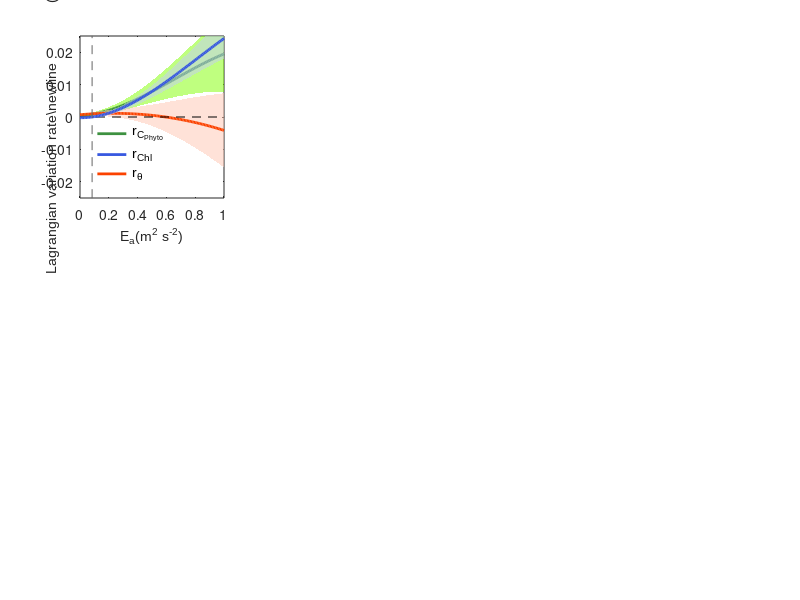

Here is the MATLAB script that generated this plot: (Note: this script raises an error after producing the figure.)
clear;clc;
load('figS2.mat')

qq = figure;
set(gcf, 'units', 'normalized','position',[.1 .1 .6 .7]);
%% a
h6 = axes('position',[.1 0.67 0.18 0.27]);
hold on
fill([0:0.01:1,fliplr(0:0.01:1)],[carbon_bd_w+carbon_eb_bd_w,fliplr(carbon_bd_w-carbon_eb_bd_w)],[127/255 255/255 0/255],'EdgeColor','none','facealpha',0.5);
hold on
h2 = plot(0:0.01:1,carbon_bd_w,'Color',[61/255 145/255 64/255],'linewidth',2)
hold on;
axis ([0 1 -0.025 0.025]);

fill([0:0.01:1,fliplr(0:0.01:1)],[ccratio_bd_w+ccratio_eb_bd_w,(fliplr(-ccratio_eb_bd_w+ccratio_bd_w))],[255/255,198/255,178/255],'EdgeColor','none','facealpha',0.5);
hold on
h3 = plot(0:0.01:1,ccratio_bd_w,'Color',[251/255,66/255,0/255],'linewidth',2)
hold on;
plot([0,2],[0 0],'k--');

fill([0:0.01:1,fliplr(0:0.01:1)],[chl_bd_w+chl_eb_bd_w,fliplr(chl_bd_w-chl_eb_bd_w)],[196/255 204/255 247/255],'EdgeColor','none','facealpha',0.5);
hold on
h1 = plot(0:0.01:1,chl_bd_w,'Color',[55/255 88/255 224/255],'linewidth',2)
hold on;

hold on;
xlabel('E_a(m^2 s^{-2})','FontName','Arial','FontSize',10)
ylegend = ylabel('Lagrangian variation rate\newline               (day^{-1})','FontName','Arial','FontSize',10)
set(ylegend, 'position', get(ylegend,'position')+[0.1,0,0]);
plot([0.084 0.084], [-0.2 2],'linestyle','--','color',[100 100 100]./255)

lgd = legend([h2,h1,h3],'r_{C_{Phyto}}','r_{Chl}','r_{\theta}');
box on
set(lgd,'Box','off','Location','Southwest','FontSize',10,'FontName','Arial');
lgd.ItemTokenSize = [8,4];
box on
set(h6,'FontSize',10,'FontName','Arial','xtick',[0:0.2:1]);
title('            Biomass-Dominated Region','FontSize',10,'FontName','Arial')
LA = axis;
text((LA(2)-LA(1))*0.0+LA(1)-0.25,(LA(4)-LA(3))*1.1+LA(3),'(a)','fontsize',15,'FontName','Arial');
text(0.1,0.02,'winter','fontsize',12,'FontName','Arial');
set(h6,'yTick',-0.025:0.0125:0.025);
h6.YAxis.Exponent = -2;
%% b
h7 = axes('position',[.33 0.67 0.18 0.27]);
hold on
fill([0:0.01:1,fliplr(0:0.01:1)],[carbon_nbc_w+carbon_eb_nbc_w,fliplr(carbon_nbc_w-carbon_eb_nbc_w)],[127/255 255/255 0/255],'EdgeColor','none','facealpha',0.5);
hold on
h2 = plot(0:0.01:1,carbon_nbc_w,'Color',[61/255 145/255 64/255],'linewidth',2)
hold on;
axis ([0 1 -0.03 0.03]);

fill([0:0.01:1,fliplr(0:0.01:1)],[ccratio_nbc_w+ccratio_eb_nbc_w,(fliplr(-ccratio_eb_nbc_w+ccratio_nbc_w))],[255/255,198/255,178/255],'EdgeColor','none','facealpha',0.5);
hold on
h3 = plot(0:0.01:1,ccratio_nbc_w,'Color',[251/255,66/255,0/255],'linewidth',2)
hold on;
plot([0,2],[0 0],'k--');

fill([0:0.01:1,fliplr(0:0.01:1)],[chl_nbc_w+chl_eb_nbc_w,fliplr(chl_nbc_w-chl_eb_nbc_w)],[196/255 204/255 247/255],'EdgeColor','none','facealpha',0.5);
hold on
h1 = plot(0:0.01:1,chl_nbc_w,'Color',[55/255 88/255 224/255],'linewidth',2)
hold on;
plot([0,2],[0 0],'k--');

hold on;
plot([0,2],[0 0],'k--');
axis ([0 1 -0.025 0.025]);
xlabel('E_a(m^2 s^{-2})','FontName','Arial')
box on
set(h7,'FontSize',10,'FontName','Arial');
title('Subtropical Gyres and\newline     Tropical Ocean','FontSize',10,'FontName','Arial') 
LA = axis; 
text((LA(2)-LA(1))*0.0+LA(1)-0.2,(LA(4)-LA(3))*1.1+LA(3),'(b)','fontsize',15,'FontName','Arial');
set(h7,'yTick',-0.025:0.0125:0.025,'xtick',0:0.2:1);
plot([0.0811 0.0811], [-0.2 2],'linestyle','--','color',[100 100 100]./255)
h7.YAxis.Exponent = -2;
text(0.1,0.02,'winter','fontsize',12,'FontName','Arial');
%% c
h9 = axes('position',[.56 0.67 0.18 0.27]);
hold on
fill([0:0.01:1,fliplr(0:0.01:1)],[carbon_bc_w+carbon_eb_bc_w,fliplr(carbon_bc_w-carbon_eb_bc_w)],[127/255 255/255 0/255],'EdgeColor','none','facealpha',0.5);
hold on
h2 = plot(0:0.01:1,carbon_bc_w,'Color',[61/255 145/255 64/255],'linewidth',2)
hold on;
axis ([0 1 -0.025 0.025]);

fill([0:0.01:1,fliplr(0:0.01:1)],[ccratio_bc_w+ccratio_eb_bc_w,(fliplr(-ccratio_eb_bc_w+ccratio_bc_w))],[255/255,198/255,178/255],'EdgeColor','none','facealpha',0.5);
hold on
h3 = plot(0:0.01:1,ccratio_bc_w,'Color',[251/255,66/255,0/255],'linewidth',2)
hold on;
plot([0,2],[0 0],'k--');

fill([0:0.01:1,fliplr(0:0.01:1)],[chl_bc_w+chl_eb_bc_w,fliplr(chl_bc_w-chl_eb_bc_w)],[196/255 204/255 247/255],'EdgeColor','none','facealpha',0.5);
hold on
h1 = plot(0:0.01:1,chl_bc_w,'Color',[55/255 88/255 224/255],'linewidth',2)
hold on;

xlabel('E_a(m^2 s^{-2})','FontName','Arial')
box on
set(h9,'FontSize',10,'FontName','Arial');
title('         Western Boundary Current','FontSize',10,'FontName','Arial')
LA = axis;
text((LA(2)-LA(1))*0.0+LA(1)-0.15,(LA(4)-LA(3))*1.1+LA(3),'(c)','fontsize',15,'FontName','Arial');
set(h9,'xTick',0:0.2:1);
set(h9,'yTick',-0.025:0.0125:0.025);
h9.YAxis.Exponent = -2;
plot([0.134 0.134], [-0.2 2],'linestyle','--','color',[100 100 100]./255)
h2 = plot(0:0.01:1,carbon_bc_w,'Color',[61/255 145/255 64/255],'linewidth',2)
text(0.15,0.02,'winter','fontsize',12,'FontName','Arial');

%% d
h10 = axes('position',[.1 0.275 0.18 0.27]);
hold on
fill([0:0.01:1,fliplr(0:0.01:1)],[carbon_bd_s+carbon_eb_bd_s,fliplr(carbon_bd_s-carbon_eb_bd_s)],[127/255 255/255 0/255],'EdgeColor','none','facealpha',0.5);
hold on
h2 = plot(0:0.01:1,carbon_bd_s,'Color',[61/255 145/255 64/255],'linewidth',2)
hold on;
axis ([0 1 -0.025 0.025]);

fill([0:0.01:1,fliplr(0:0.01:1)],[ccratio_bd_s+ccratio_eb_bd_s,(fliplr(-ccratio_eb_bd_s+ccratio_bd_s))],[255/255,198/255,178/255],'EdgeColor','none','facealpha',0.5);
hold on
h3 = plot(0:0.01:1,ccratio_bd_s,'Color',[251/255,66/255,0/255],'linewidth',2)
hold on;
plot([0,2],[0 0],'k--');

fill([0:0.01:1,fliplr(0:0.01:1)],[chl_bd_s+chl_eb_bd_s,fliplr(chl_bd_s-chl_eb_bd_s)],[196/255 204/255 247/255],'EdgeColor','none','facealpha',0.5);
hold on
h1 = plot(0:0.01:1,chl_bd_s,'Color',[55/255 88/255 224/255],'linewidth',2)
hold on;
xlabel('E_a(m^2 s^{-2})','FontName','Arial')

box on
set(h10,'FontSize',10,'FontName','Arial');
title('            Biomass-Dominated Region','FontSize',10,'FontName','Arial')
LA = axis;
text((LA(2)-LA(1))*0.0+LA(1)-0.25,(LA(4)-LA(3))*1.1+LA(3),'(d)','fontsize',15,'FontName','Arial');
set(h10,'xTick',0:0.2:1);
set(h10,'yTick',-0.025:0.0125:0.025);
h10.YAxis.Exponent = -2;
plot([0.0840 0.084], [-0.2 2],'linestyle','--','color',[100 100 100]./255)
ylegend = ylabel('Lagrangian variation rate\newline               (day^{-1})','FontName','Arial','FontSize',12)
set(ylegend, 'position', get(ylegend,'position')+[0.1,0,0]);
text(0.1,0.02,'summer','fontsize',12,'FontName','Arial');
%% e
h7 = axes('position',[0.33 0.275 0.18 0.27]);
hold on
fill([0:0.01:1,fliplr(0:0.01:1)],[carbon_nbc_s+carbon_eb_nbc_s,fliplr(carbon_nbc_s-carbon_eb_nbc_s)],[127/255 255/255 0/255],'EdgeColor','none','facealpha',0.5);
hold on
h2 = plot(0:0.01:1,carbon_nbc_s,'Color',[61/255 145/255 64/255],'linewidth',2)
hold on;
axis ([0 1 -0.025 0.025]);

fill([0:0.01:1,fliplr(0:0.01:1)],[ccratio_nbc_s+ccratio_eb_nbc_s,(fliplr(-ccratio_eb_nbc_s+ccratio_nbc_s))],[255/255,198/255,178/255],'EdgeColor','none','facealpha',0.5);
hold on
h3 = plot(0:0.01:1,ccratio_nbc_s,'Color',[251/255,66/255,0/255],'linewidth',2)
hold on;
plot([0,2],[0 0],'k--');

fill([0:0.01:1,fliplr(0:0.01:1)],[chl_nbc_s+chl_eb_nbc_s,fliplr(chl_nbc_s-chl_eb_nbc_s)],[196/255 204/255 247/255],'EdgeColor','none','facealpha',0.5);
hold on
h1 = plot(0:0.01:1,chl_nbc_s,'Color',[55/255 88/255 224/255],'linewidth',2)
hold on;
plot([0,2],[0 0],'k--');
xlabel('E_a(m^2 s^{-2})','FontName','Arial')

box on
set(h7,'FontSize',10,'FontName','Arial');
title('Subtropical Gyres and\newline     Tropical Ocean','FontSize',10,'FontName','Arial') 
LA = axis;
text((LA(2)-LA(1))*0.0+LA(1)-0.2,(LA(4)-LA(3))*1.1+LA(3),'(e)','fontsize',15,'FontName','Arial');
set(h7,'yTick',-0.025:0.0125:0.025,'XTick',0:0.2:1);
plot([0.0811 0.0811], [-0.2 2],'linestyle','--','color',[100 100 100]./255)
h7.YAxis.Exponent = -2;
text(0.1,0.02,'summer','fontsize',12,'FontName','Arial');
%% f
h9 = axes('position',[.56 0.275 0.18 0.27]);
hold on
fill([0:0.01:1,fliplr(0:0.01:1)],[carbon_bc_s+carbon_eb_bc_s,fliplr(carbon_bc_s-carbon_eb_bc_s)],[127/255 255/255 0/255],'EdgeColor','none','facealpha',0.5);
hold on
h2 = plot(0:0.01:1,carbon_bc_s,'Color',[61/255 145/255 64/255],'linewidth',2)
hold on;
axis ([0 1 -0.025 0.025]);

fill([0:0.01:1,fliplr(0:0.01:1)],[ccratio_bc_s+ccratio_eb_bc_s,(fliplr(-ccratio_eb_bc_s+ccratio_bc_s))],[255/255,198/255,178/255],'EdgeColor','none','facealpha',0.5);
hold on
h3 = plot(0:0.01:1,ccratio_bc_s,'Color',[251/255,66/255,0/255],'linewidth',2)
hold on;
plot([0,2],[0 0],'k--');

fill([0:0.01:1,fliplr(0:0.01:1)],[chl_bc_s+chl_eb_bc_s,fliplr(chl_bc_s-chl_eb_bc_s)],[196/255 204/255 247/255],'EdgeColor','none','facealpha',0.5);
hold on
h1 = plot(0:0.01:1,chl_bc_s,'Color',[55/255 88/255 224/255],'linewidth',2)

hold on;
plot([0,2],[0 0],'k--');
xlabel('E_a(m^2 s^{-2})','FontName','Arial')
box on
set(h9,'FontSize',10,'FontName','Arial');
title('         Western Boundary Current','FontSize',10,'FontName','Arial')
LA = axis;
text((LA(2)-LA(1))*0.0+LA(1)-0.15,(LA(4)-LA(3))*1.1+LA(3),'(f)','fontsize',15,'FontName','Arial');
set(h9,'xTick',0:0.2:1);
set(h9,'yTick',-0.025:0.0125:0.025);
h9.YAxis.Exponent = -2;
plot([0.1 0.1], [-0.2 2],'linestyle','--','color',[100 100 100]./255)
h2 = plot(0:0.01:1,carbon_bc_s,'Color',[61/255 145/255 64/255],'linewidth',2)
h3 = plot(0:0.01:1,ccratio_bc_s,'Color',[251/255,66/255,0/255],'linewidth',2)
text(0.1,0.02,'summer','fontsize',12,'FontName','Arial');
print(qq,'figS2.tiff','-r2000','-dtiff');

